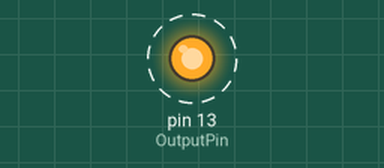
This sketch was run on a simulated Arduino Uno, built with avr-gcc and run on an emulated ATmega328P. On the bench: output pins drawn as LEDs (lit = HIGH). Dashed ring = blinking.

Above: at 0.5 s.
Timing chart, 0 to 4.6 s (numbered marks = the images above):
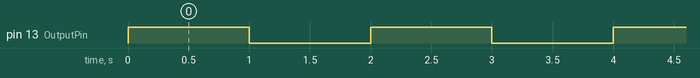

The sketch:

module1_task1.ino
```cpp
//Module 1 - task 1

#define OutputPin 13

void setup()
{
  pinMode(OutputPin, OUTPUT);
}

void loop()
{
  digitalWrite(OutputPin, HIGH);
  delay(1000); // Wait for 1000 millisecond(s)
  digitalWrite(OutputPin, LOW);
  delay(1000); // Wait for 1000 millisecond(s)
}
```

Measured:
- by itself, pin 13 (OutputPin): alternates HIGH for 1.0 s and LOW for 1.0 s
